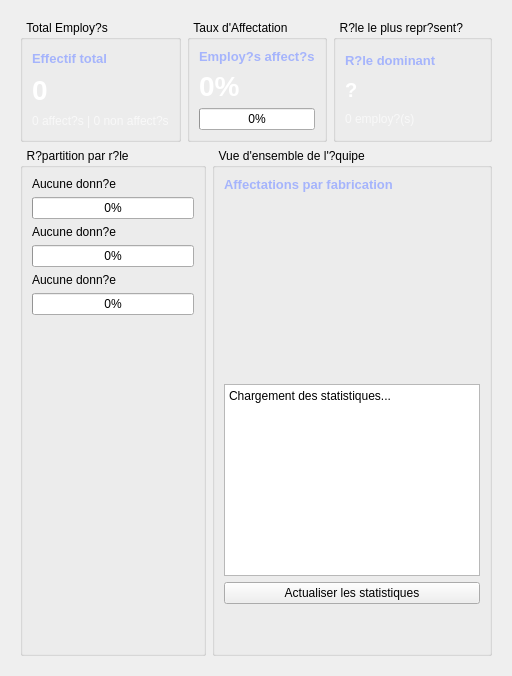
          <widget class="QWidget" name="tab_emp_stats">
           <attribute name="title">
            <string>Statistiques</string>
           </attribute>
           <layout class="QVBoxLayout" name="vl_emp_stats">
            <property name="leftMargin">
             <number>20</number>
            </property>
            <property name="topMargin">
             <number>20</number>
            </property>
            <property name="rightMargin">
             <number>20</number>
            </property>
            <property name="bottomMargin">
             <number>20</number>
            </property>
            <item>
             <layout class="QHBoxLayout" name="hl_emp_stats_cards">
              <item>
               <widget class="QGroupBox" name="gb_emp_stats_total">
                <property name="title">
                 <string>  Total Employ?s</string>
                </property>
                <layout class="QVBoxLayout" name="vl_emp_stats_total">
                 <item>
                  <widget class="QLabel" name="lb_emp_stats_total_title">
                   <property name="styleSheet">
                    <string notr="true">color:#a5b4fc;background:transparent;font-size:13px;font-weight:600;</string>
                   </property>
                   <property name="text">
                    <string>Effectif total</string>
                   </property>
                  </widget>
                 </item>
                 <item>
                  <widget class="QLabel" name="lb_emp_stats_total_value">
                   <property name="styleSheet">
                    <string notr="true">color:white;background:transparent;font-size:28px;font-weight:700;</string>
                   </property>
                   <property name="text">
                    <string>0</string>
                   </property>
                  </widget>
                 </item>
                 <item>
                  <widget class="QLabel" name="lb_emp_stats_total_hint">
                   <property name="styleSheet">
                    <string notr="true">color:rgba(255,255,255,0.65);background:transparent;</string>
                   </property>
                   <property name="text">
                    <string>0 affect?s | 0 non affect?s</string>
                   </property>
                  </widget>
                 </item>
                </layout>
               </widget>
              </item>
              <item>
               <widget class="QGroupBox" name="gb_emp_stats_affect">
                <property name="title">
                 <string>  Taux d'Affectation</string>
                </property>
                <layout class="QVBoxLayout" name="vl_emp_stats_affect">
                 <item>
                  <widget class="QLabel" name="lb_emp_stats_affect_title">
                   <property name="styleSheet">
                    <string notr="true">color:#a5b4fc;background:transparent;font-size:13px;font-weight:600;</string>
                   </property>
                   <property name="text">
                    <string>Employ?s affect?s</string>
                   </property>
                  </widget>
                 </item>
                 <item>
                  <widget class="QLabel" name="lb_emp_stats_affected_value">
                   <property name="styleSheet">
                    <string notr="true">color:white;background:transparent;font-size:28px;font-weight:700;</string>
                   </property>
                   <property name="text">
                    <string>0%</string>
                   </property>
                  </widget>
                 </item>
                 <item>
                  <widget class="QProgressBar" name="pb_emp_stats_affected">
                   <property name="value">
                    <number>0</number>
                   </property>
                  </widget>
                 </item>
                </layout>
               </widget>
              </item>
              <item>
               <widget class="QGroupBox" name="gb_emp_stats_toprole">
                <property name="title">
                 <string>  R?le le plus repr?sent?</string>
                </property>
                <layout class="QVBoxLayout" name="vl_emp_stats_toprole">
                 <item>
                  <widget class="QLabel" name="lb_emp_stats_toprole_title">
                   <property name="styleSheet">
                    <string notr="true">color:#a5b4fc;background:transparent;font-size:13px;font-weight:600;</string>
                   </property>
                   <property name="text">
                    <string>R?le dominant</string>
                   </property>
                  </widget>
                 </item>
                 <item>
                  <widget class="QLabel" name="lb_emp_stats_toprole_value">
                   <property name="styleSheet">
                    <string notr="true">color:white;background:transparent;font-size:20px;font-weight:700;</string>
                   </property>
                   <property name="text">
                    <string>?</string>
                   </property>
                  </widget>
                 </item>
                 <item>
                  <widget class="QLabel" name="lb_emp_stats_toprole_hint">
                   <property name="styleSheet">
                    <string notr="true">color:rgba(255,255,255,0.65);background:transparent;</string>
                   </property>
                   <property name="text">
                    <string>0 employ?(s)</string>
                   </property>
                  </widget>
                 </item>
                </layout>
               </widget>
              </item>
             </layout>
            </item>
            <item>
             <layout class="QHBoxLayout" name="hl_emp_stats_body">
              <item>
               <widget class="QGroupBox" name="gb_emp_stats_roles">
                <property name="title">
                 <string>  R?partition par r?le</string>
                </property>
                <layout class="QVBoxLayout" name="vl_emp_stats_roles">
                 <item>
                  <widget class="QLabel" name="lb_emp_stats_role_1">
                   <property name="text">
                    <string>Aucune donn?e</string>
                   </property>
                  </widget>
                 </item>
                 <item>
                  <widget class="QProgressBar" name="pb_emp_stats_role_1">
                   <property name="value">
                    <number>0</number>
                   </property>
                  </widget>
                 </item>
                 <item>
                  <widget class="QLabel" name="lb_emp_stats_role_2">
                   <property name="text">
                    <string>Aucune donn?e</string>
                   </property>
                  </widget>
                 </item>
                 <item>
                  <widget class="QProgressBar" name="pb_emp_stats_role_2">
                   <property name="value">
                    <number>0</number>
                   </property>
                  </widget>
                 </item>
                 <item>
                  <widget class="QLabel" name="lb_emp_stats_role_3">
                   <property name="text">
                    <string>Aucune donn?e</string>
                   </property>
                  </widget>
                 </item>
                 <item>
                  <widget class="QProgressBar" name="pb_emp_stats_role_3">
                   <property name="value">
                    <number>0</number>
                   </property>
                  </widget>
                 </item>
                 <item>
                  <widget class="QWidget" name="emp_stats_role_chart_container" native="true">
                   <property name="minimumSize">
                    <size>
                     <width>0</width>
                     <height>180</height>
                    </size>
                   </property>
                   <property name="styleSheet">
                    <string notr="true">background:transparent;</string>
                   </property>
                  </widget>
                 </item>
                 <item>
                  <spacer name="vs_emp_stats_roles">
                   <property name="orientation">
                    <enum>Qt::Orientation::Vertical</enum>
                   </property>
                   <property name="sizeHint" stdset="0">
                    <size>
                     <width>20</width>
                     <height>40</height>
                    </size>
                   </property>
                  </spacer>
                 </item>
                </layout>
               </widget>
              </item>
              <item>
               <widget class="QGroupBox" name="gb_emp_stats_pipeline">
                <property name="title">
                 <string>  Vue d'ensemble de l'?quipe</string>
                </property>
                <layout class="QVBoxLayout" name="vl_emp_stats_pipeline">
                 <item>
                  <widget class="QLabel" name="lb_emp_stats_pipeline_title">
                   <property name="styleSheet">
                    <string notr="true">color:#a5b4fc;background:transparent;font-size:13px;font-weight:600;</string>
                   </property>
                   <property name="text">
                    <string>Affectations par fabrication</string>
                   </property>
                  </widget>
                 </item>
                 <item>
                  <widget class="QWidget" name="emp_stats_fab_chart_container" native="true">
                   <property name="minimumSize">
                    <size>
                     <width>0</width>
                     <height>180</height>
                    </size>
                   </property>
                   <property name="styleSheet">
                    <string notr="true">background:transparent;</string>
                   </property>
                  </widget>
                 </item>
                 <item>
                  <widget class="QTextEdit" name="txt_emp_stats_pipeline">
                   <property name="maximumSize">
                    <size>
                     <width>16777215</width>
                     <height>220</height>
                    </size>
                   </property>
                   <property name="readOnly">
                    <bool>true</bool>
                   </property>
                   <property name="plainText">
                    <string>Chargement des statistiques...</string>
                   </property>
                  </widget>
                 </item>
                 <item>
                  <widget class="QPushButton" name="btn_emp_stats_refresh">
                   <property name="text">
                    <string>Actualiser les statistiques</string>
                   </property>
                  </widget>
                 </item>
                 <item>
                  <spacer name="vs_emp_stats_pipeline">
                   <property name="orientation">
                    <enum>Qt::Orientation::Vertical</enum>
                   </property>
                   <property name="sizeHint" stdset="0">
                    <size>
                     <width>20</width>
                     <height>40</height>
                    </size>
                   </property>
                  </spacer>
                 </item>
                </layout>
               </widget>
              </item>
             </layout>
            </item>
           </layout>
          </widget>
